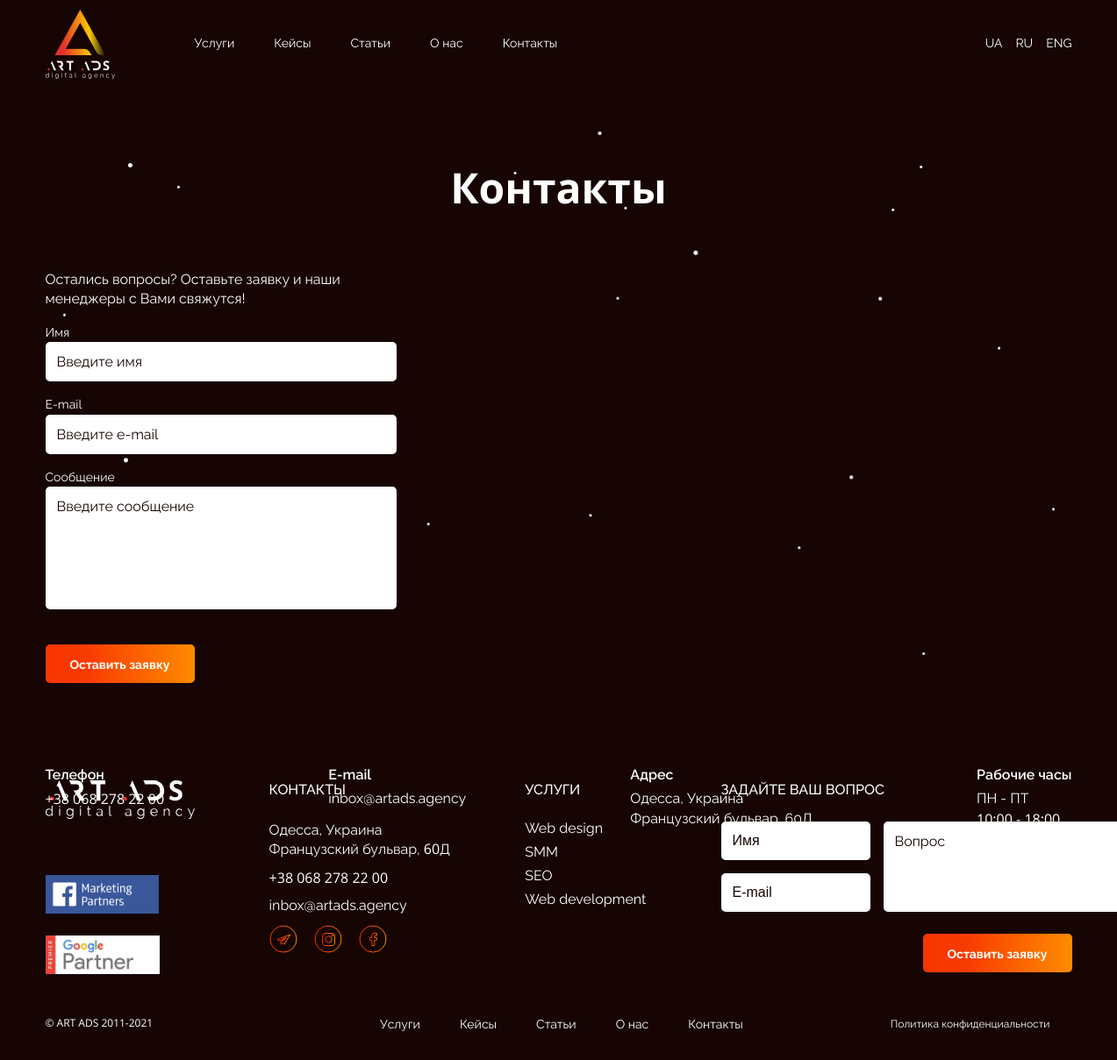
/contacts/ (signed in), run on the app's committed database.
### services/models.py (models this page shows, shortened)
class ServiceCategory(models.Model):
    name = models.CharField(max_length=100)
    article = models.ForeignKey(
        to='services.ServiceArticle',
        null=True,
        verbose_name='Article',
        on_delete=models.SET_NULL
    )
    slug = models.SlugField(
        default='',
        max_length=100,
        editable=False,
        verbose_name='Category slug'
    )
    class Meta:
        verbose_name_plural = 'Service'

### ArtAds/views.py (the view)
# urls.py: path('contacts/', ContactsPageView.as_view(), name='contacts'),
class ContactsPageView(TemplateView):
    def get(self, request):
        return render(
            request=request,
            template_name='contacts.html',
        )

### core/context_processors.py (called while the page is built)
def add_categories_to_context(request):
    return {
        'services_categories': ServiceCategory.objects.all(),
    }

### templates/contacts.html
{% extends 'base.html' %}
{% load static %}
{% block pagename %}page-contacts{% endblock %}
{% block content %}
<section class="block-100vh">
    <div class="site-width">
      <div class="contacts-wrapper">
        <div class="title-wrapper">
            <h2 class="title title-center">Контакты</h2>
        </div>
        <div class="contacts-top">
            <div class="request form-wrapper">
                <p class="any-questions">
                    Остались вопросы? Оставьте заявку и наши менеджеры с Вами свяжутся!
                </p>
                <form action="" class="form-contact">
                    <label for="name">Имя</label>
                    <input name="name" type="text" placeholder="Введите имя" required>
                    <label for="email">E-mail</label>
                    <input name="email" type="email" placeholder="Введите e-mail" required>
                    <label for="">Сообщение</label>
                    <textarea name="" id="" cols="30" rows="6" placeholder="Введите сообщение"></textarea>
                    <button class="btn btn-top btn-orange">Оставить заявку</button>
                </form>
            </div>
            <div class="map">
                <iframe src="https://www.google.com/maps/embed?pb=!1m18!1m12!1m3!1d2749.61980811009!2d30.763224015791018!3d46.436414776065064!2m3!1f0!2f0!3f0!3m2!1i1024!2i768!4f13.1!3m3!1m2!1s0x40c63369bb543077%3A0x5358d23ab9b5909d!2sArt.Ads%20Digital%20Agency!5e0!3m2!1sru!2sua!4v1625825793972!5m2!1sru!2sua" width="710" height="475" style="border:0;" allowfullscreen="" loading="lazy"></iframe>
            </div>
        </div>
        <div class="contacts-footer">
            <div class="contacts-footer-item">
                <div class="contacts-footer-title">Телефон</div>
                <div class="contacts-footer-info">
                    <a href="tel:+380682782200"><span class="number">+38 068 278 22 00</span></a>
                </div>
            </div>
            <div class="contacts-footer-item">
                <p class="contacts-footer-title">E-mail</p>
                <p class="contacts-footer-info">
                    <a href="mailto:inbox@artads.agency">inbox@artads.agency</a>
                </p>
            </div>
            <div class="contacts-footer-item">
                <p class="contacts-footer-title">Адрес </p>
                <p class="contacts-footer-info">
                    Одесса, Украина<br>
                    Французский бульвар, 60Д
                </p>
            </div>
            <div class="contacts-footer-item">
                <p class="contacts-footer-title">Рабочие часы</p>
                <p class="contacts-footer-info">
                    ПН - ПТ <br>
                    <span class="number">10:00 - 18:00</span>
                </p>
            </div>
        </div>
      </div>
    </div>
  </section>
{% endblock %}

### templates/base.html (shortened to what this page needs)
{% load static %}
{% load socialaccount %}
{% load i18n %}
<html lang="en">
<head>
  <link rel="stylesheet" type="text/css" href="{% static 'libs/slick-carousel/slick/slick.css' %}">
  <link rel="stylesheet" type="text/css" href="{% static 'libs/slick-carousel/slick/slick-theme.css' %}">
<link href="{% static 'main.css' %}" rel="stylesheet">
</head>
<body class="page {% block pagename %}main-page{% endblock %}">
  <header class="header">
    <div class="site-width">
      <div class="header-wrapper">
        <div class="header-inner">
        <a href="/" class="logo mob-none">
          <img src="{% static 'assets/images/logo.svg' %}" alt="Logo.">
        </a>
        <nav class="nav nav-start mob-none">
          <ul class="nav-list">
                  <li class="nav-link sub-link"><a href="">Услуги</a>
                  </li>
                  <li class="nav-link"><a href="{% url 'cases:list' %}">Кейсы</a></li>
                  <li class="nav-link"><a href="{% url 'articles:list' %}">Статьи</a></li>
                  <li class="nav-link"><a href="{% url 'about' %}">О нас</a></li>
                  <li class="nav-link"><a href="{% url 'contacts' %}">Контакты</a></li>
          </ul>
        </nav>
        </div>
        <div class="language">
                  <ul class="language-list">
                    <li class="language-item"><a href="/">UA</a></li>
                    <li class="language-item"><a href="/">RU</a></li>
                    <li class="language-item"><a href="/">ENG</a></li>
                  </ul>
        </div>
      </div>
    </div>
  </header>
  {% block content %}
  {% endblock %}
<footer class="footer">
    <div class="site-width">
      <section class="footer-top">
        <div class="footer-logo mob-none">
          <a href="/" class="footer-logo-link">
            <img src="{% static 'assets/images/logo-scroll.svg' %}" alt="Logo.">
          </a>
          <div class="facebook-partners">
            <img src="{% static 'assets/images/facebook-partners.svg' %}" alt="Facebook Partners.">
          </div>
          <div class="google-partners">
            <img src="{% static 'assets/images/google-partners.svg' %}" alt="Google Partners.">
          </div>
        </div>
        <div class="footer-contacts">
          <h3 class="footer-title">Контакты</h3>
          <p class="footer-adress">Одесса, Украина <br>
            Французский бульвар, <span class="number">60</span>Д</p>
          <a href="tel:+38 068 278 22 00" class="footer-phone number">+38 068 278 22 00</a>
          <a href="mailto:inbox@artads.agency" class="footer-mail">inbox@artads.agency</a>
          <div class="social">
            <a href="/" class="social-link"><img src="{% static 'assets/images/telegram.svg' %}" alt="Instagram."></a>
            <a href="/" class="social-link"><img src="{% static 'assets/images/instagram.svg' %}" alt="Instagram."></a>
            <a href="/" class="social-link"><img src="{% static 'assets/images/facebook.svg' %}" alt="Instagram."></a>
          </div>
        </div>
        <div class="footer-services">
          <h3 class="footer-title">Услуги</h3>
          {% for service in services_categories %}
            <a href="{% url 'services:article' slug=service.article.slug %}" class="services-link">{{service.name}}</a>
          {% endfor %}
        </div>
        <div class="footer-request">
          <h3 class="footer-title">ЗАДАЙТЕ ВАШ ВОПРОС</h3>
          <form action="" class="footer_form">
            <div class="form-wrapper">
              <div class="footer-form-left">
                <input class="input" type="text" placeholder="Имя" required>
                <input class="input" type="email" placeholder="E-mail" required>
              </div>
              <div class="footer-form-right">
                <textarea class="textarea" name="" id="" cols="30" placeholder="Вопрос" required></textarea>
              </div>
            </div>
            <div class="form-footer">
              <button class="btn btn-orange" type="submit">Оставить заявку</button>
            </div>
          </form>
        </div>
      </section>
      <section class="footer-bottom">
        <div class="footer-years">
          <p>&copy; ART ADS <span class="number">2011-2021</span></p>
        </div>
        <nav class="nav">
          <ul class="nav-list">
                  <li class="nav-link sub-link"><a href="">Услуги</a>
                  </li>
                  <li class="nav-link"><a href="{% url 'cases:list' %}">Кейсы</a></li>
                  <li class="nav-link"><a href="{% url 'articles:list' %}">Статьи</a></li>
                  <li class="nav-link"><a href="{% url 'about' %}">О нас</a></li>
                  <li class="nav-link"><a href="{% url 'contacts' %}">Контакты</a></li>
          </ul>
        </nav>
        <div class="footer-privacy-block">
          <a href="{% url 'privacy' %}" class="privacy-item">Политика конфиденциальности</a>
        </div>
      </section>
      </div>
  </footer>
</body>
</html>

### data on the page
ServiceCategory: name "Web design"
ServiceCategory: name "SMM"
ServiceCategory: name "SEO"
ServiceCategory: name "Web development"
